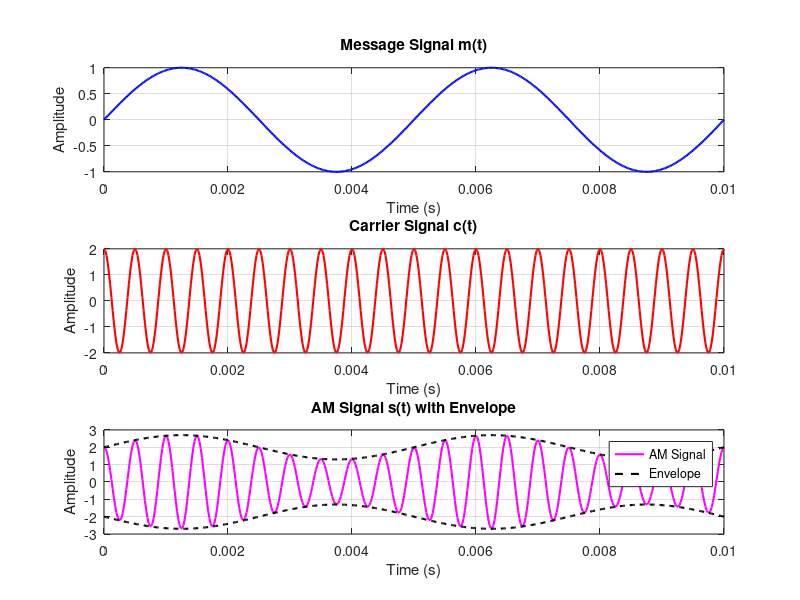
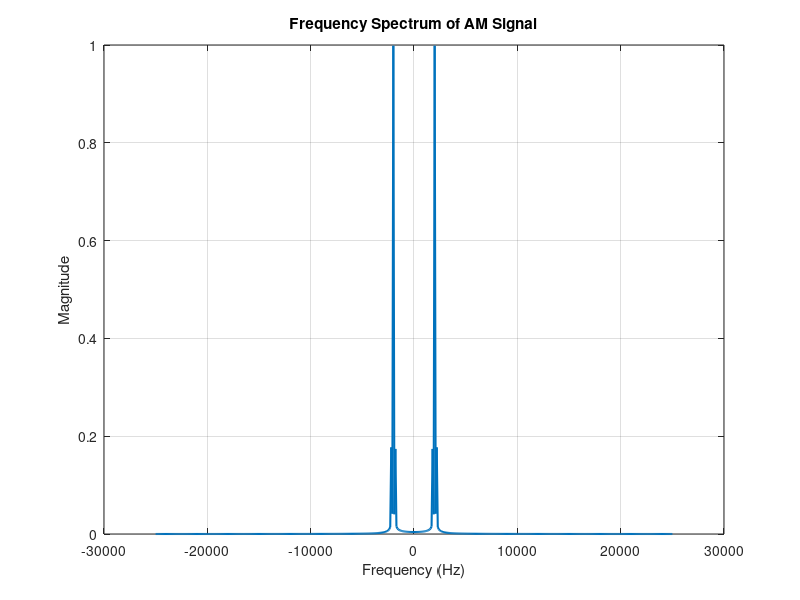

These figures' MATLAB source, in order:
%% Enhanced Amplitude Modulation (AM) with Envelope
clc; clear; close all;

%% Parameters
Fs = 50000;             % Higher sampling frequency for smooth curves
t = 0:1/Fs:0.01;        % Time vector (10 ms)
Am = 1;                 % Message amplitude
Ac = 2;                 % Carrier amplitude
fm = 200;               % Message frequency (Hz)
fc = 2000;              % Carrier frequency (Hz)
ka = 0.7;               % Modulation index

%% Message signal
m = Am * sin(2*pi*fm*t);

%% Carrier signal
c = Ac * cos(2*pi*fc*t);

%% AM signal
s = (Ac + ka*m) .* cos(2*pi*fc*t);

%% Plotting Signals
figure('Name','AM Signals ','NumberTitle','off','Position',[100 100 900 700]);

% Message signal
subplot(3,1,1);
plot(t, m, 'b','LineWidth',1.5);
grid on;
title('Message Signal m(t)');
xlabel('Time (s)');
ylabel('Amplitude');

% Carrier signal
subplot(3,1,2);
plot(t, c, 'r','LineWidth',1.5);
grid on;
title('Carrier Signal c(t)');
xlabel('Time (s)');
ylabel('Amplitude');

% AM signal with envelope
subplot(3,1,3);
plot(t, s, 'm','LineWidth',1.5); hold on;
plot(t, Ac + ka*m, 'k--','LineWidth',1.5);   % Upper envelope
plot(t, -(Ac + ka*m), 'k--','LineWidth',1.5); % Lower envelope
grid on;
title('AM Signal s(t) with Envelope');
xlabel('Time (s)');
ylabel('Amplitude');
legend('AM Signal','Envelope','Location','best');

 %Frequency Spectrum of AM signal
figure('Name','AM Spectrum','NumberTitle','off','Position',[150 150 800 400]);
N = length(s);
S_f = fftshift(fft(s)/N);
f = linspace(-Fs/2, Fs/2, N);
plot(f, abs(S_f), 'LineWidth',1.5);
grid on;
xlabel('Frequency (Hz)');
ylabel('Magnitude');
title('Frequency Spectrum of AM Signal');
